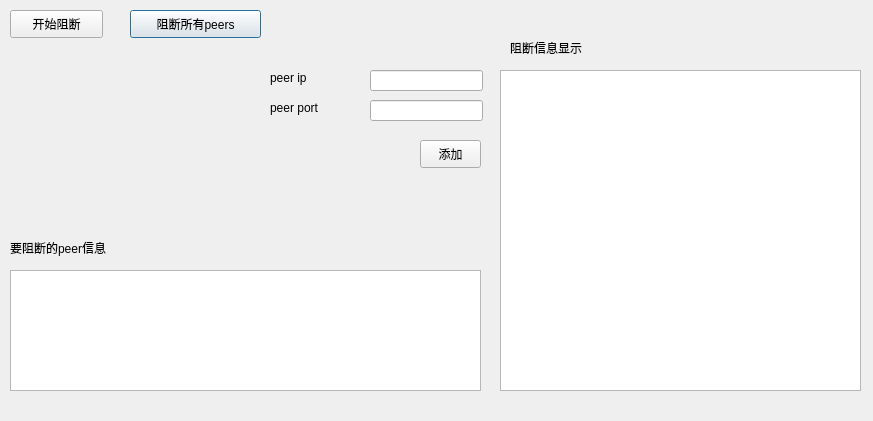
<?xml version="1.0" encoding="UTF-8"?>
<ui version="4.0">
 <class>Dialog</class>
 <widget class="QDialog" name="Dialog">
  <property name="geometry">
   <rect>
    <x>0</x>
    <y>0</y>
    <width>873</width>
    <height>421</height>
   </rect>
  </property>
  <property name="windowTitle">
   <string>Dialog</string>
  </property>
  <widget class="QPushButton" name="block_all_b">
   <property name="geometry">
    <rect>
     <x>130</x>
     <y>10</y>
     <width>131</width>
     <height>28</height>
    </rect>
   </property>
   <property name="text">
    <string>阻断所有peers</string>
   </property>
  </widget>
  <widget class="QTextEdit" name="block_info_t">
   <property name="geometry">
    <rect>
     <x>500</x>
     <y>70</y>
     <width>361</width>
     <height>321</height>
    </rect>
   </property>
  </widget>
  <widget class="QLabel" name="label">
   <property name="geometry">
    <rect>
     <x>270</x>
     <y>70</y>
     <width>72</width>
     <height>15</height>
    </rect>
   </property>
   <property name="text">
    <string>peer ip</string>
   </property>
  </widget>
  <widget class="QLineEdit" name="ip_l">
   <property name="geometry">
    <rect>
     <x>370</x>
     <y>70</y>
     <width>113</width>
     <height>21</height>
    </rect>
   </property>
  </widget>
  <widget class="QLabel" name="label_2">
   <property name="geometry">
    <rect>
     <x>270</x>
     <y>100</y>
     <width>72</width>
     <height>15</height>
    </rect>
   </property>
   <property name="text">
    <string>peer port</string>
   </property>
  </widget>
  <widget class="QPushButton" name="add_b">
   <property name="geometry">
    <rect>
     <x>420</x>
     <y>140</y>
     <width>61</width>
     <height>28</height>
    </rect>
   </property>
   <property name="text">
    <string>添加</string>
   </property>
  </widget>
  <widget class="QLineEdit" name="port_l">
   <property name="geometry">
    <rect>
     <x>370</x>
     <y>100</y>
     <width>113</width>
     <height>21</height>
    </rect>
   </property>
  </widget>
  <widget class="QTextEdit" name="peer_t">
   <property name="geometry">
    <rect>
     <x>10</x>
     <y>270</y>
     <width>471</width>
     <height>121</height>
    </rect>
   </property>
  </widget>
  <widget class="QPushButton" name="start_block_b">
   <property name="geometry">
    <rect>
     <x>10</x>
     <y>10</y>
     <width>93</width>
     <height>28</height>
    </rect>
   </property>
   <property name="text">
    <string>开始阻断</string>
   </property>
  </widget>
  <widget class="QLabel" name="label_3">
   <property name="geometry">
    <rect>
     <x>510</x>
     <y>40</y>
     <width>111</width>
     <height>16</height>
    </rect>
   </property>
   <property name="text">
    <string>阻断信息显示</string>
   </property>
  </widget>
  <widget class="QLabel" name="label_4">
   <property name="geometry">
    <rect>
     <x>10</x>
     <y>240</y>
     <width>141</width>
     <height>16</height>
    </rect>
   </property>
   <property name="text">
    <string>要阻断的peer信息</string>
   </property>
  </widget>
 </widget>
 <resources/>
 <connections/>
</ui>
